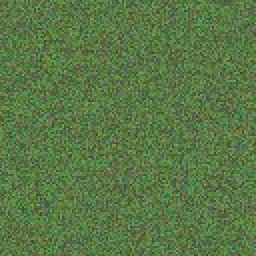
#> input picture backend/tests/fixtures/aerial_01.jpg, 128 x 128 px (shown 2 times larger)
$ python -i preprocessor.py   (imports and definitions only)
#> lines starting #> are read from the running program, lines starting #| are printed output that depends on the picture
import os
import json
import cv2
import numpy as np
from PIL import Image as PILImage
from PIL.ExifTags import TAGS, GPSTAGS
from typing import Dict, Any, Tuple, Optional

class ImagePreprocessor:
    # [71 lines left out: function extract_exif_telemetry, not called in this run]

    @staticmethod
    def preprocess_aerial_image(
        input_path: str,
        output_path: str,
        enhance_contrast: bool = True,
        sharpen: bool = True,
        denoise: bool = True,
    ) -> Tuple[int, int]:
        """
        Enhances drone imagery for computer vision:
        - CLAHE on L channel in LAB color space
        - Bilateral filtering for detail-preserving noise reduction
        - Unsharp masking for boundary & edge contrast enhancement
        """
#> called with input_path = '../../tests/fixtures/aerial_01.jpg', output_path = 'out.png', enhance_contrast = True, sharpen = True, denoise = True
        img = cv2.imread(input_path)
#> img is the input picture: shape (128, 128, 3); mean B, G, R 69.7, 119.8, 89.7
        if img is None:
            raise ValueError(f"Could not read image at {input_path}")

        h, w = img.shape[:2]
#> h = 128; w = 128

        # 1. Bilateral filtering for atmospheric haze & drone sensor noise reduction
        if denoise:
            img = cv2.bilateralFilter(img, d=5, sigmaColor=35, sigmaSpace=35)

        # 2. CLAHE (Contrast Limited Adaptive Histogram Equalization) on Luminance
        if enhance_contrast:
            lab = cv2.cvtColor(img, cv2.COLOR_BGR2LAB)
#> lab: shape (128, 128, 3); mean of channels 0, 1, 2 119.7, 107.4, 152.1
            l, a, b = cv2.split(lab)
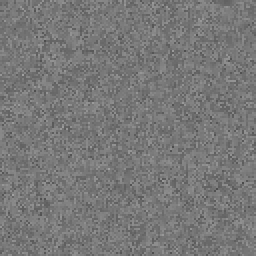
#> l: shape (128, 128) (shown 2 times larger); min 74, max 161, mean 119.7
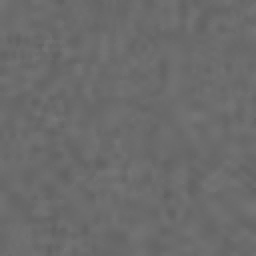
#> a: shape (128, 128) (shown 2 times larger); min 96, max 119, mean 107.4
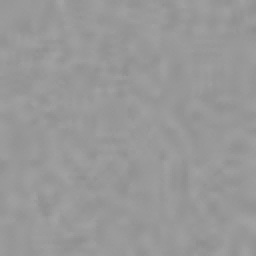
#> b: shape (128, 128) (shown 2 times larger); min 142, max 162, mean 152.1
            clahe = cv2.createCLAHE(clipLimit=2.0, tileGridSize=(8, 8))
            cl = clahe.apply(l)
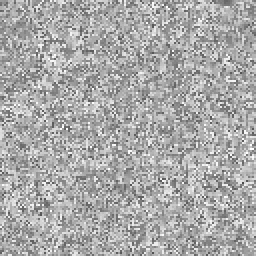
#> cl: shape (128, 128) (shown 2 times larger); min 76, max 255, mean 169.8
            merged = cv2.merge((cl, a, b))
#> merged: shape (128, 128, 3); mean of channels 0, 1, 2 169.8, 107.4, 152.1
            img = cv2.cvtColor(merged, cv2.COLOR_LAB2BGR)
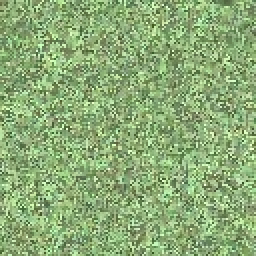
#> img: shape (128, 128, 3) (shown 2 times larger); mean B, G, R 118.6, 172, 140.6

        # 3. Unsharp Masking for rooftop & road structural edge definition
        if sharpen:
            gaussian = cv2.GaussianBlur(img, (0, 0), 2.0)
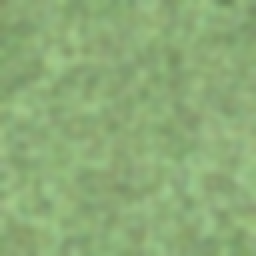
#> gaussian: shape (128, 128, 3) (shown 2 times larger); mean B, G, R 118.6, 172, 140.6
            img = cv2.addWeighted(img, 1.25, gaussian, -0.25, 0)

        os.makedirs(os.path.dirname(output_path), exist_ok=True)
        cv2.imwrite(output_path, img, [cv2.IMWRITE_JPEG_QUALITY, 95])
        return w, h

    # [8 lines left out: function create_thumbnail, not called in this run]

>>> result = ImagePreprocessor().preprocess_aerial_image('../../tests/fixtures/aerial_01.jpg', 'out.png')
#> result = (128, 128)

$ run again, on backend/tests/fixtures/aerial_02.jpg
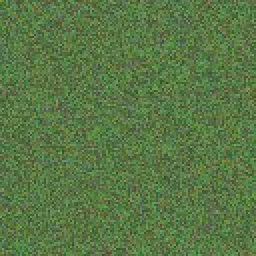
#> input picture backend/tests/fixtures/aerial_02.jpg, 128 x 128 px (shown 2 times larger)
#> in preprocess_aerial_image, img is the input picture: shape (128, 128, 3); mean B, G, R 69.5, 119.5, 89.5
#> lab: shape (128, 128, 3); mean of channels 0, 1, 2 119.5, 107.4, 152
#> merged: shape (128, 128, 3); mean of channels 0, 1, 2 168.9, 107.4, 152
#> in preprocess_aerial_image, `img = cv2.cvtColor(merged, cv2.COLOR_LAB2BGR)`:
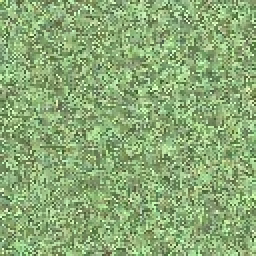
#> img: shape (128, 128, 3) (shown 2 times larger); mean B, G, R 117.8, 171.1, 139.8
#> in preprocess_aerial_image, `gaussian = cv2.GaussianBlur(img, (0, 0), 2.0)`:
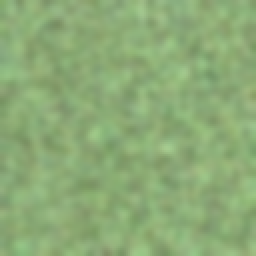
#> gaussian: shape (128, 128, 3) (shown 2 times larger); mean B, G, R 117.9, 171.1, 139.8

$ run again, on backend/tests/fixtures/aerial_03.jpg
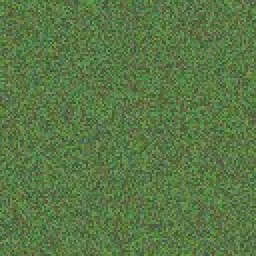
#> input picture backend/tests/fixtures/aerial_03.jpg, 128 x 128 px (shown 2 times larger)
#> in preprocess_aerial_image, img is the input picture: shape (128, 128, 3); mean B, G, R 69.4, 119.6, 89.5
#> lab: shape (128, 128, 3); mean of channels 0, 1, 2 119.5, 107.4, 152.1
#> merged: shape (128, 128, 3); mean of channels 0, 1, 2 168.8, 107.4, 152.1
#> in preprocess_aerial_image, `img = cv2.cvtColor(merged, cv2.COLOR_LAB2BGR)`:
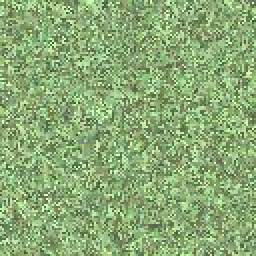
#> img: shape (128, 128, 3) (shown 2 times larger); mean B, G, R 117.5, 170.9, 139.7
#> in preprocess_aerial_image, `gaussian = cv2.GaussianBlur(img, (0, 0), 2.0)`:
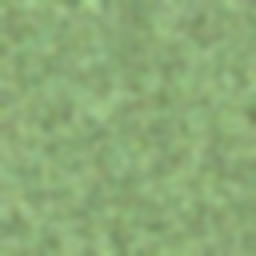
#> gaussian: shape (128, 128, 3) (shown 2 times larger); mean B, G, R 117.5, 170.9, 139.7

$ run again, on backend/tests/fixtures/before.jpg
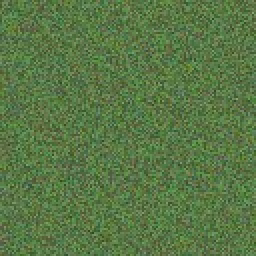
#> input picture backend/tests/fixtures/before.jpg, 128 x 128 px (shown 2 times larger)
#> in preprocess_aerial_image, img is the input picture: shape (128, 128, 3); mean B, G, R 69.6, 119.4, 89.2
#> lab: shape (128, 128, 3); mean of channels 0, 1, 2 119.3, 107.4, 151.9
#> merged: shape (128, 128, 3); mean of channels 0, 1, 2 168.3, 107.4, 151.9
#> in preprocess_aerial_image, `img = cv2.cvtColor(merged, cv2.COLOR_LAB2BGR)`:
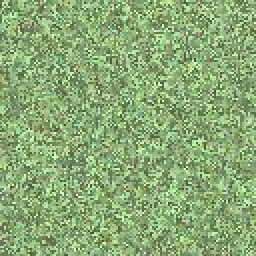
#> img: shape (128, 128, 3) (shown 2 times larger); mean B, G, R 117.5, 170.4, 139
#> in preprocess_aerial_image, `gaussian = cv2.GaussianBlur(img, (0, 0), 2.0)`:
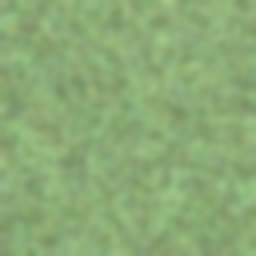
#> gaussian: shape (128, 128, 3) (shown 2 times larger); mean B, G, R 117.5, 170.5, 139
